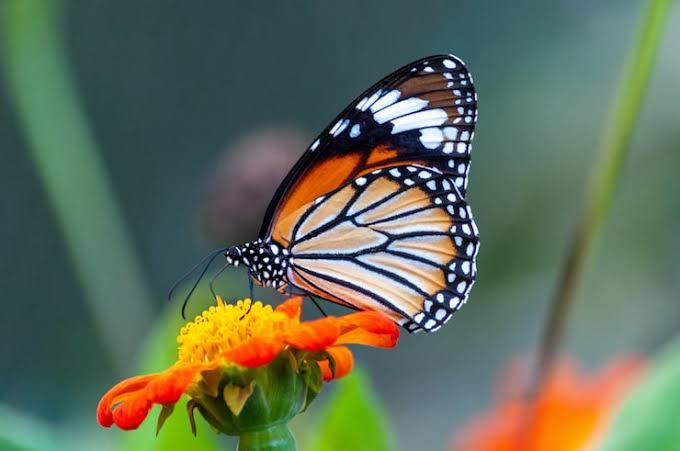
#> input picture lab 4/image_input.jpg, 680 x 451 px, found by its file name
$ jupyter execute --allow-errors 'lab 10.ipynb'
#> lines starting #> are read from the running program, lines starting #| are printed output that depends on the picture; after the words box and inside, x2 and y2 are one past the last pixel; in counts of white or black regions, pixels touching at a corner belong together
● Write a program to denoise the input image using adaptive median filter.
Input the initial window size and maximum size of window (Smax) from
the user. Compare the performance of median filter and adaptive median
filter, using the PSNR values.
● Write a program to threshold the image using Otsu's global threshold for
segmentation of input gray scale image.

[cell 1]
import cv2
import numpy as np
import matplotlib.pyplot as plt

img = cv2.imread('image_input.jpg', 0)
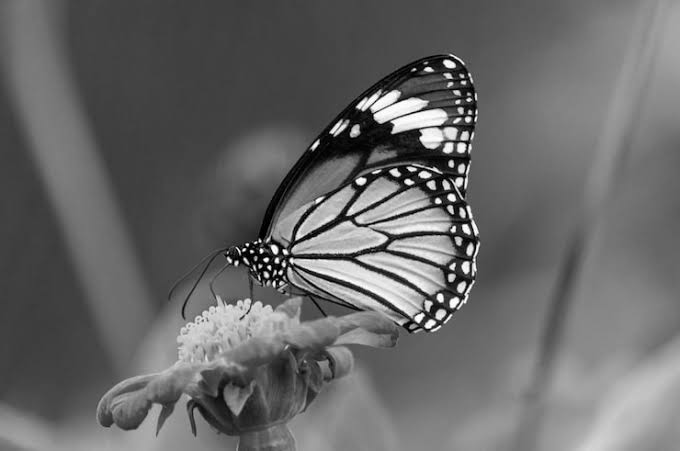
#> img: shape (451, 680); min 0, max 255, mean 103.6

noisy = img.copy()
noise = np.random.rand(*img.shape)
noisy[noise < 0.05] = 0
noisy[noise > 0.95] = 255
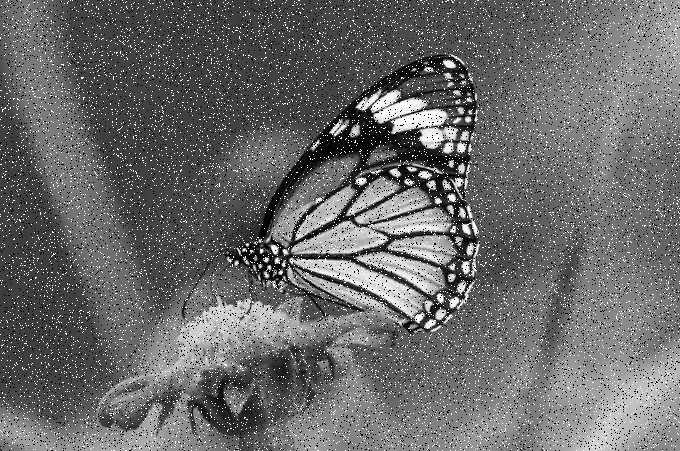
#> noisy: shape (451, 680); min 0, max 255, mean 106

Smin = int(input("Enter initial window size (odd number): "))
#> the answer given: 100
Smax = int(input("Enter maximum window size (odd number): "))
#> the answer given: 100

def adaptive_median(image, Smin, Smax):
    output = image.copy()
    pad = Smax // 2
    padded = cv2.copyMakeBorder(image, pad, pad, pad, pad,
                                cv2.BORDER_REFLECT)

    for i in range(image.shape[0]):
        for j in range(image.shape[1]):

            size = Smin

            while size <= Smax:
                r = size // 2
                window = padded[i+pad-r:i+pad+r+1,
                                j+pad-r:j+pad+r+1]

                zmin = np.min(window)
                zmax = np.max(window)
                zmed = np.median(window)
                zxy = padded[i+pad, j+pad]

                if zmin < zmed < zmax:
                    if zmin < zxy < zmax:
                        output[i, j] = zxy
                    else:
                        output[i, j] = zmed
                    break

                size += 2

            else:
                output[i, j] = zmed

    return output

#> (the rest of this cell did not finish here and is left out)

[cell 2]
import cv2
import os
import matplotlib.pyplot as plt

img = cv2.imread('input.jpg', 0)

threshold, result = cv2.threshold(
    img, 0, 255, cv2.THRESH_BINARY + cv2.THRESH_OTSU
)
#> threshold = 0

print("Otsu Threshold Value:", threshold)
#| Otsu Threshold Value: 0.0

plt.subplot(1, 2, 1)
import matplotlib.pyplot as plt

image_path = r"image_input.jpg"

if not os.path.isfile(image_path):
    raise FileNotFoundError(
        f"Could not find '{image_path}'. Place input.jpg in the notebook's current directory."
    )

img = cv2.imread(image_path, cv2.IMREAD_GRAYSCALE)

if img is None:
    raise ValueError(
        f"OpenCV could not read '{image_path}'. Check that the file is a valid image."
    )

threshold, result = cv2.threshold(
    img, 0, 255, cv2.THRESH_BINARY + cv2.THRESH_OTSU
)
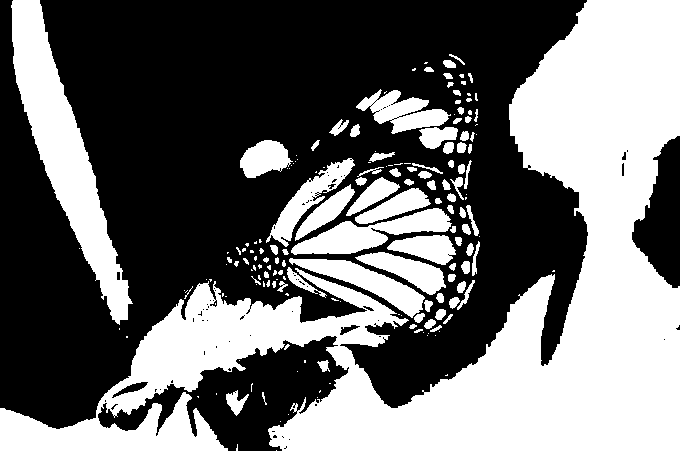
#> result: shape (451, 680); 42.9% white; 177 white regions (88 under 20 px), largest, box (x1, y1, x2, y2) and area: (0, 0, 680, 451) 96438, (11, 0, 133, 325) 12045, (291, 208, 452, 255) 3203
#> threshold = 108

print("Otsu Threshold Value:", threshold)
#| Otsu Threshold Value: 108.0

plt.subplot(1, 2, 1)
plt.imshow(img, cmap="gray")
plt.title("Original Image")
plt.axis("off")

plt.subplot(1, 2, 2)
plt.imshow(result, cmap="gray")
plt.title("Otsu Segmented Image")
plt.axis("off")

plt.tight_layout()
plt.show()
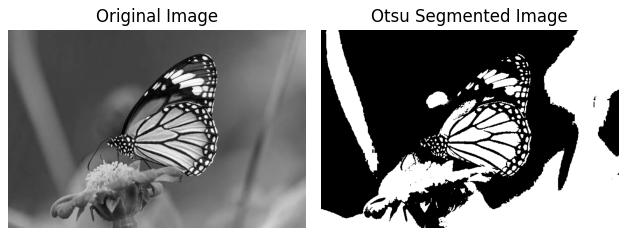
#> figure drawn by matplotlib, 2 panels
plt.title('Original Image')
plt.axis('off')

plt.subplot(1, 2, 2)
plt.imshow(result, cmap='gray')
plt.title('Otsu Segmented Image')
plt.axis('off')

plt.tight_layout()
plt.show()

$ run again, with lab 1/input_image.jpeg copied over lab 4/image_input.jpg
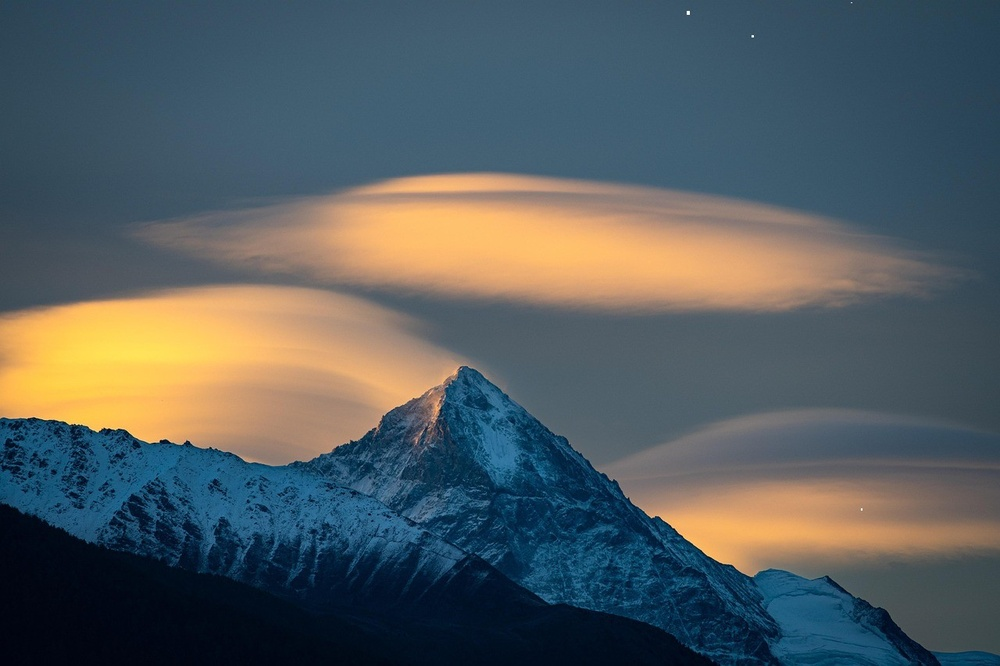
#> input picture lab 1/input_image.jpeg, 1000 x 666 px, shrunk from 1280 x 853 before the run, found by its file name
#> `threshold, result = cv2.threshold( img, 0, 255, cv2.THRESH_BINARY + cv..`: threshold = 0
#| Otsu Threshold Value: 0.0
#> `threshold, result = cv2.threshold( img, 0, 255, cv2.THRESH_BINARY + cv..`:
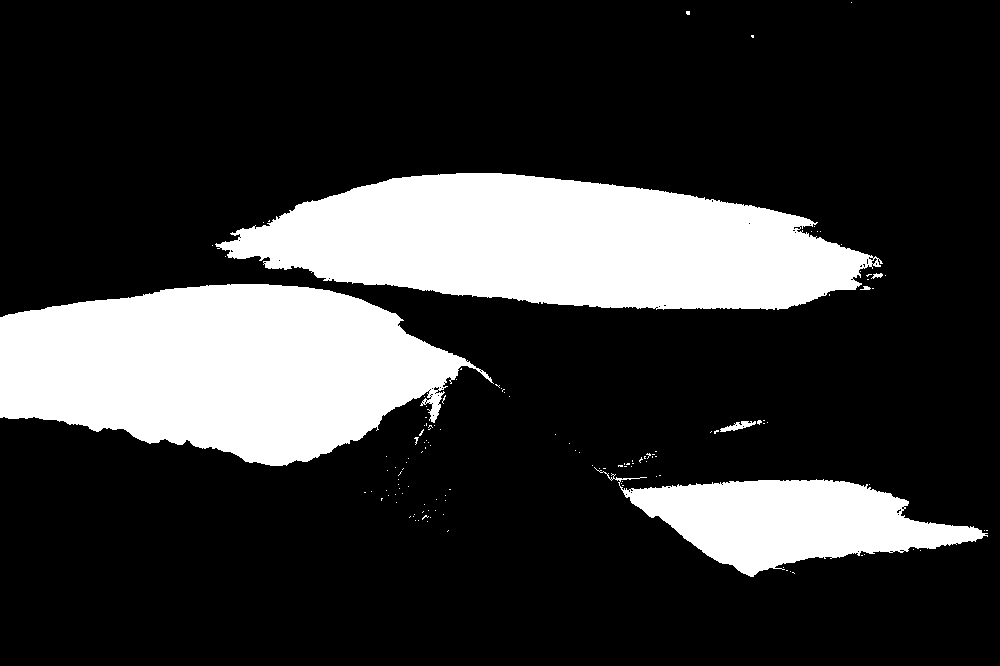
#> result: shape (666, 1000); 21.5% white; 130 white regions (124 under 20 px), largest, box (x1, y1, x2, y2) and area: (215, 173, 883, 310) 61842, (0, 284, 494, 466) 60741, (594, 467, 988, 577) 20106, (720, 421, 756, 432) 183, (871, 273, 883, 279) 38, (860, 286, 871, 290) 28
#> `threshold, result = cv2.threshold( img, 0, 255, cv2.THRESH_BINARY + cv..`: threshold = 118
#| Otsu Threshold Value: 118.0
#> `plt.show()`:
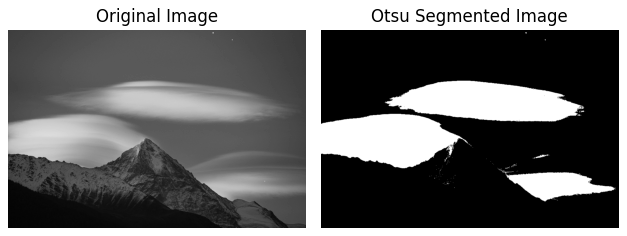
#> figure drawn by matplotlib, 2 panels
